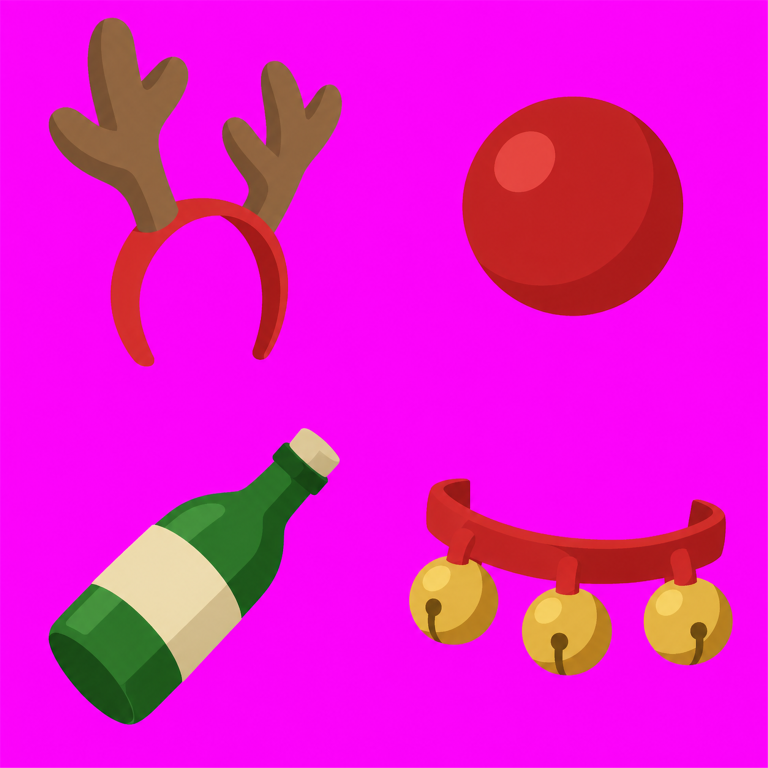
#> input picture UnityResources/Rats/UltProps/Sheets_santa/santa_deer.png, 1536 x 1536 px (shown at 1/2 size)
$ python slice_santa.py
#> lines starting #> are read from the running program, lines starting #| are printed output that depends on the picture; after the words box and inside, x2 and y2 are one past the last pixel; in counts of white or black regions, pixels touching at a corner belong together
### Tools/slice_rat_parts.py
"""Codex 쥐 파츠 시트(자홍 배경, 5열: 머리·몸통·꼬리·앞다리·뒷다리 / 한 줄 = 한 종) → 파츠 PNG + pivots.json 갱신
사용: python Tools/slice_rat_parts.py <시트.png> <행수> <종id,종id,...|-> [--props 행번호 이름,이름,...]
  종 id 가 '-' 인 행은 건너뜀. --props 는 그 행을 소품으로 잘라 UnityResources/Rats/NewRats/Props/ 에 저장
관절: 다리 = 윗면 가운데, 꼬리 = 왼쪽 끝, 머리 = 아래쪽 목 단면 가운데, 몸통 부착점 = 기존 쥐들 중앙값.
다리 배율: 앞발·뒷발 발끝이 같은 바닥선에 닿게 (앞발 1 기준)."""
import io, json, os, sys
import numpy as np
from PIL import Image
sys.path.insert(0, os.path.dirname(os.path.abspath(__file__)))

ROOT = os.path.dirname(os.path.dirname(os.path.abspath(__file__)))
RES = os.path.join(ROOT, 'UnityResources', 'Rats')
PARTS = ['head', 'torso', 'tail', 'front', 'back']
ANCHOR = {'neck': [0.069, 0.395], 'tail': [0.944, 0.531], 'shoulder': [0.238, 0.448], 'hip': [0.736, 0.325]}   # 기존 쥐 중앙값


def key_magenta(im):
    a = np.array(im.convert('RGB')).astype(np.int32)
    r, g, b = a[..., 0], a[..., 1], a[..., 2]
    # 자홍(255,0,255)에서 멀수록 불투명. 가장자리는 부드럽게
    dist = np.sqrt((r - 255) ** 2 + g ** 2 + (b - 255) ** 2)
    alpha = np.clip((dist - 60) / 60, 0, 1)
    # 자홍이 섞인 가장자리 색 되돌리기 (탈색)
    k = 1 - alpha
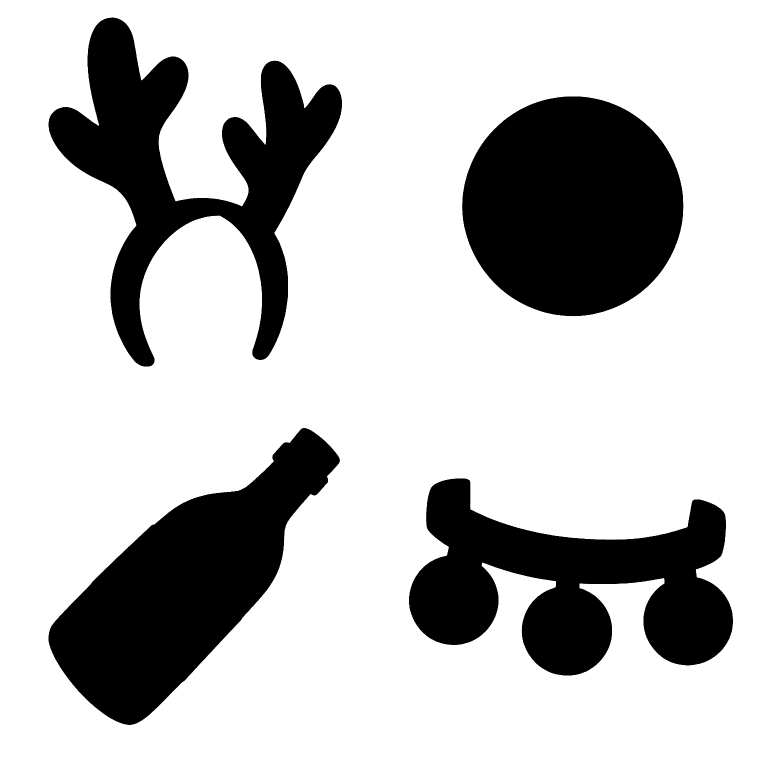
#> k: shape (1536, 1536) float64 (shown at 1/2 size); min 0, max 1, mean 0.757
    rgb = a.astype(np.float32)
    rgb[..., 0] = np.clip((rgb[..., 0] - 255 * k) / np.maximum(alpha, 1e-3), 0, 255)
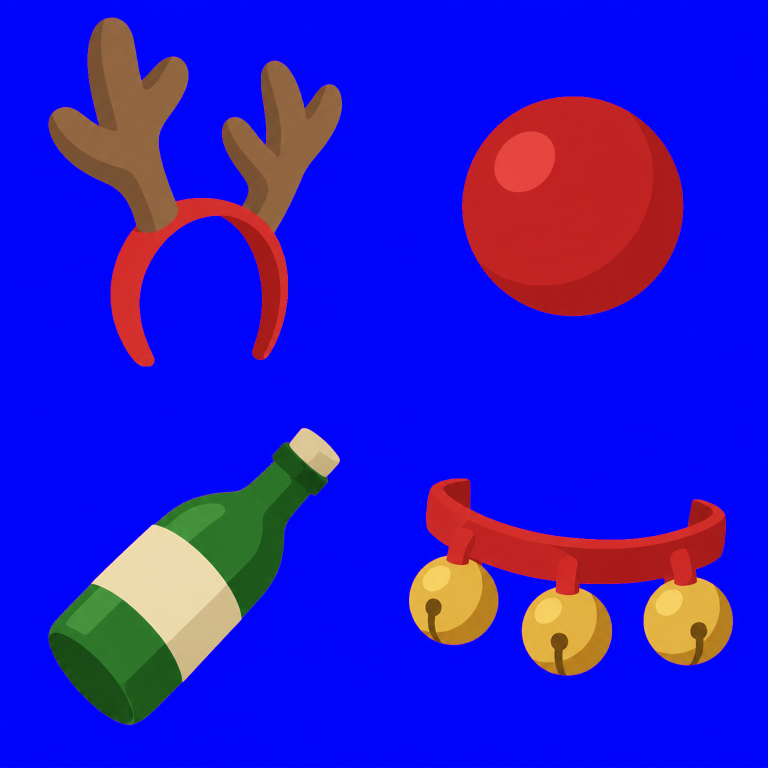
#> rgb: shape (1536, 1536, 3) float32 (shown at 1/2 size); mean R, G, B 39.6, 24.4, 205.3
    rgb[..., 2] = np.clip((rgb[..., 2] - 255 * k) / np.maximum(alpha, 1e-3), 0, 255)
    out = np.dstack([rgb, alpha * 255]).astype(np.uint8)
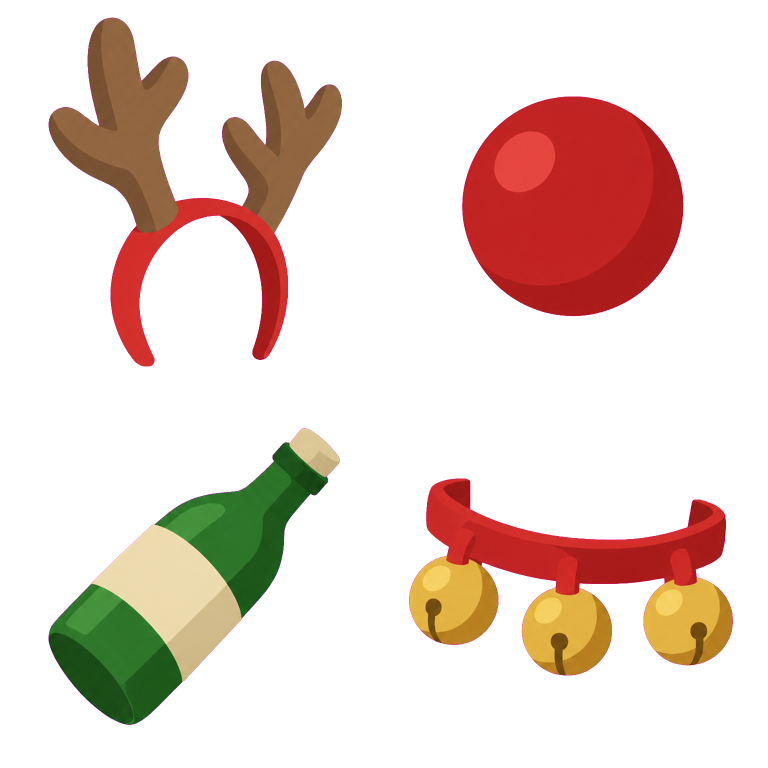
#> out: shape (1536, 1536, 4) (shown at 1/2 size); mean R, G, B, A 39.6, 24.2, 13.4, 62; transparent parts drawn white
    out[alpha <= 0.02] = 0
    return Image.fromarray(out, 'RGBA')


# [88 lines left out: functions crop, leg_pivot, tail_pivot, head_pivot, main, not called in this run]


# [2 lines that do not run on import are left out]

### UnityResources/Rats/UltProps/Sheets_santa/slice_santa.py
# santa_deer.png (Codex 자홍 2×2 시트) → 소품 4장. key_magenta + 연결 영역 (칸마다 가장 큰 덩어리)
import sys, os
import numpy as np
from PIL import Image
from scipy import ndimage
sys.path.insert(0, r'C:/Project/NKK_PROJECT/Tools')
from slice_rat_parts import key_magenta
im = key_magenta(Image.open('santa_deer.png'))
a = np.array(im.getchannel('A')) > 20
#> a: shape (1536, 1536) bool; 24.4% white; 4 white regions, box (x1, y1, x2, y2) and area: (924, 193, 1367, 633) 152349, (97, 856, 680, 1450) 145523, (97, 35, 684, 733) 140705, (818, 957, 1466, 1351) 136740
lab, n = ndimage.label(a)
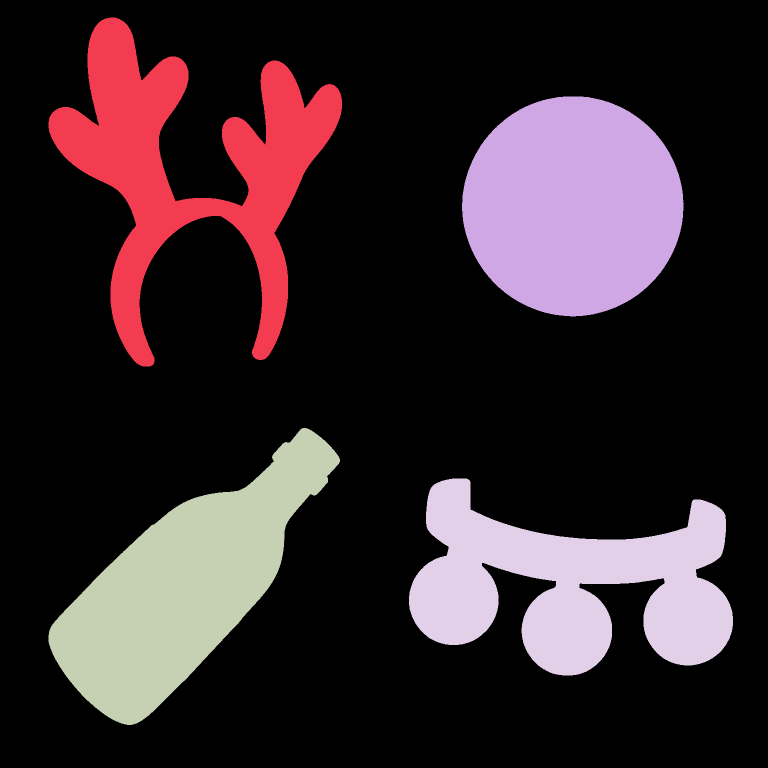
#> lab: shape (1536, 1536) int32 (shown at 1/2 size); 5 distinct labels, from 0 to 4; one colour per label, 0 black
#> n = 4
objs = ndimage.find_objects(lab)
#> objs = 4 items
comps = sorted([(s, (lab[s] > 0).sum()) for s in objs], key=lambda c: -c[1])[:4]
#> comps = 4 items
comps.sort(key=lambda c: (c[0][0].start // 700, c[0][1].start))   # 위→아래, 왼→오른
names = ['deer_antlers', 'deer_nose', 'deer_bottle', 'deer_bells']
for (s, _), name in zip(comps, names):
    y0, y1, x0, x1 = s[0].start, s[0].stop, s[1].start, s[1].stop
    c = im.crop((max(0, x0 - 2), max(0, y0 - 2), x1 + 2, y1 + 2))
    c.save(os.path.join('..', name + '.png')); print(name, c.size)
#> this loop made 4 passes
#> (name, y0, y1, x0, x1) on passes 1 to 4: ('deer_antlers', 35, 733, 97, 684), ('deer_nose', 193, 633, 924, 1367), ('deer_bottle', 856, 1450, 97, 680), ('deer_bells', 957, 1351, 818, 1466)
#| deer_antlers (591, 702)
#| deer_nose (447, 444)
#| deer_bottle (587, 598)
#| deer_bells (652, 398)
#> pass 1, `c = im.crop((max(0, x0 - 2), max(0, y0 - 2), x1 + 2, y1 + 2))`:
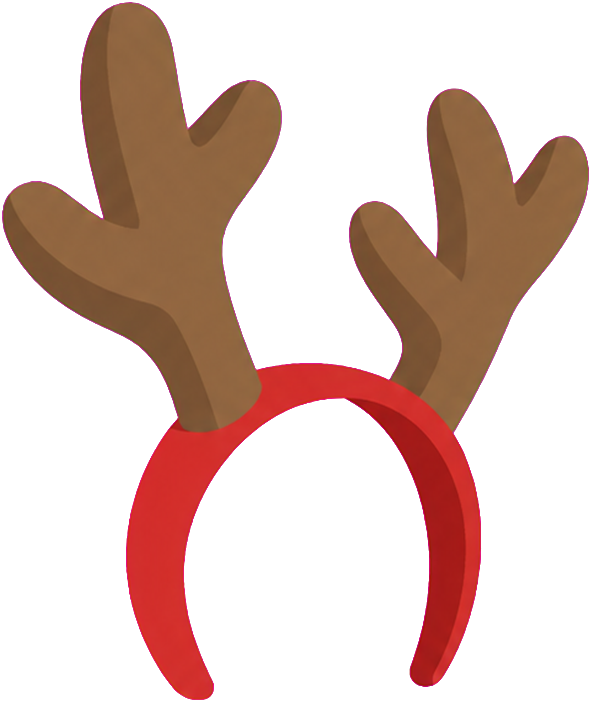
#> c: PIL image 591x702 RGBA; mean R, G, B, A 52.3, 27.3, 19, 86; transparent parts drawn white
#> pass 3, `c = im.crop((max(0, x0 - 2), max(0, y0 - 2), x1 + 2, y1 + 2))`:
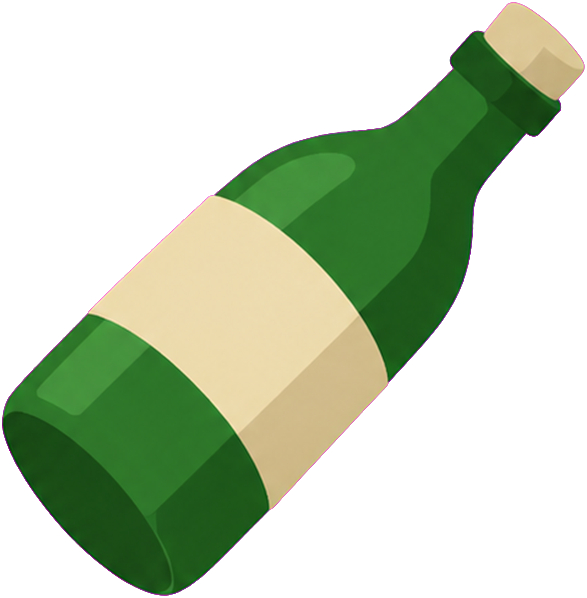
#> c: PIL image 587x598 RGBA; mean R, G, B, A 44.1, 58.2, 33.5, 105.5; transparent parts drawn white
#> after the loop:
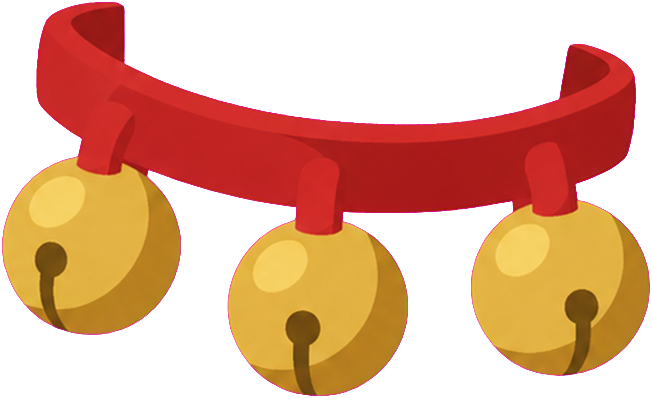
#> c: PIL image 652x398 RGBA; mean R, G, B, A 105.2, 53.6, 25.1, 133.8; transparent parts drawn white
